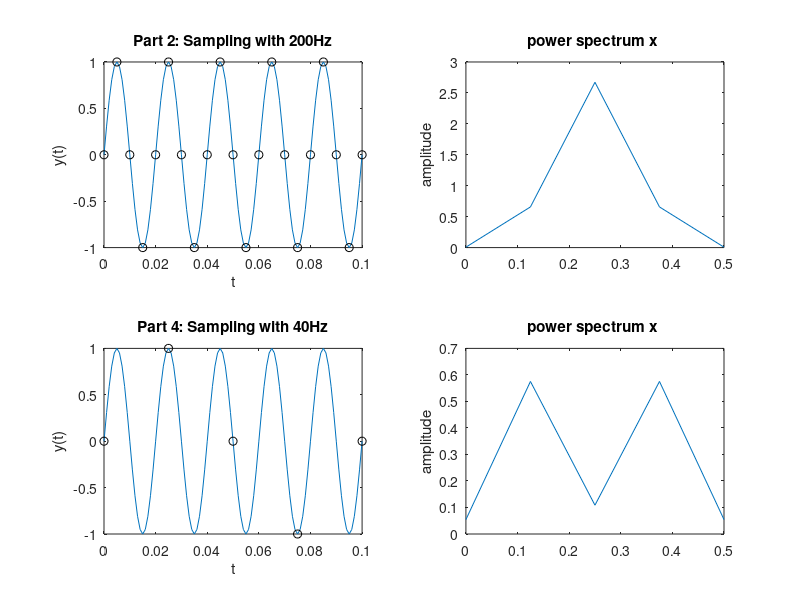

Here is the MATLAB script that generated this plot:
% KASRA HASSANI   9923107

%clearing and closing everything
clc; clear; close all;
%-------------------------------------

%----------------Part 1---------------
%setting up signal variables
f=50;
omega=2*pi*f;
t=0:0.001:0.1;

%making the signal
y=sin(omega*t);

%plotting the signal
figure('WindowState','maximized');
subplot(2,2,1);
plot(t,y);
title("Part 2: Sampling with 200Hz");
xlabel("t");
ylabel("y(t)");
hold on;
%-------------------------------------

%----------------Part 2---------------
SR1=200; %sampling rate
dt1=1/SR1;  %sampling interval
t1=0:dt1:0.1;
omega=2*pi*f;
y1=sin(omega*t1);
plot(t1,y1,'ko')
%-------------------------------------

%----------------Part 3---------------
px1 = pwelch(y1);
subplot(2,2,2);
pwelch(y1)
%-------------------------------------

%----------------Part 4---------------
%setting up signal variables
f=50;
omega=2*pi*f;
t=0:0.001:0.1;

%making the signal
y=sin(omega*t);

%plotting the signal
subplot(2,2,3);
plot(t,y);
title("Part 4: Sampling with 40Hz");
xlabel("t");
ylabel("y(t)");
hold on;

%sampling
SR2=40; %sampling rate
dt2=1/SR2;  %sampling interval
t2=0:dt2:0.1;
omega=2*pi*f;
y2=sin(omega*t2);
plot(t2,y2,'ko')
%-------------------------------------

%----------------Part 5---------------
%entering zeros between our samples
l=length(y2);
y2_cpy=zeros(1,2*l-1);

for i=1:l
    y2_cpy(1,(2*i)-1)= y2(1,i);
end

%showing power of signal
px2 = pwelch(y2_cpy);
subplot(2,2,4);
pwelch(y2_cpy)
%--------------------------------------




